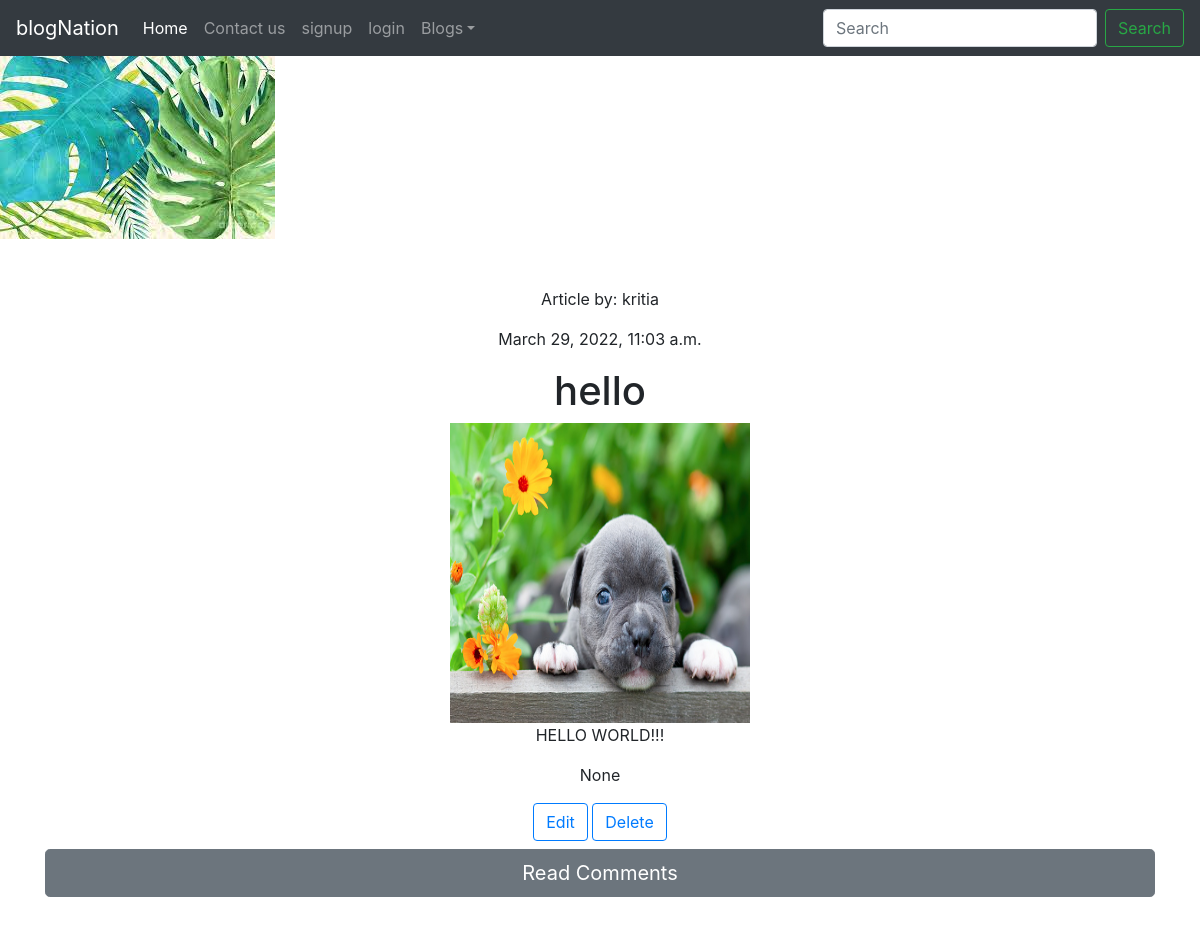
/detail/14, run on the app's committed database.
### blogapp/models.py (models this page shows, shortened)
class BlogTimeStamp(models.Model):
   created_at = models.DateTimeField(auto_now_add=True)
   updated_at = models.DateTimeField(auto_now_add=True)
   class Meta:
      abstract = True

class Post(BlogTimeStamp):
   author = models.ForeignKey(User, on_delete=models.CASCADE)
   title = models.CharField(max_length=100)
   content = models.TextField(max_length=2000, null=True, blank=True)
   slug = models.SlugField(max_length=1000, null=True, blank=True)
   image = models.ImageField(upload_to='images', null=True, blank=True)
   posted_on = models.DateTimeField(auto_now=True)
   category = models.ManyToManyField(Category)

### blogapp/views.py (the view)
# urls.py: path('detail/<int:pk>', views.detail, name='post_detail')
def detail(request, pk):
    post = Post.objects.get(id=pk)
    return render(request, 'home/detail.html', {'post': post})

### templates/home/detail.html (shortened to what this page needs)
{%extends 'base.html'%}
{% block body %}
<div class="container my-5" align="center">
<p>Article by: {{ post.author }}</p>
<p>{{ post.posted_on }}</p>
<h1>{{ post.title }}</h1>
<img src={{post.image.url}} width="300" height="300"/>
<p>{{ post.content }}</p>
<p>{{ post.slug }}</p>
<a href="{% url 'blogapp:update' post.pk %}" role="button" class="btn btn-outline-primary" >Edit</a>
<a href="{% url 'blogapp:delete' post.pk %}" role="button" class="btn btn-outline-primary" >Delete</a></br>
<div>
<a href="{% url 'blogapp:comment' post.pk %}" role="button" class="btn btn-secondary btn-lg btn-block dark my-2" >Read Comments</a>
</div>
</div>
{% endblock  %}

### data on the page
Post: author "kritia", posted_on "March 29, 2022, 11:03 a.m.", title "hello", image (picture), content "HELLO WORLD!!!", slug "None"
